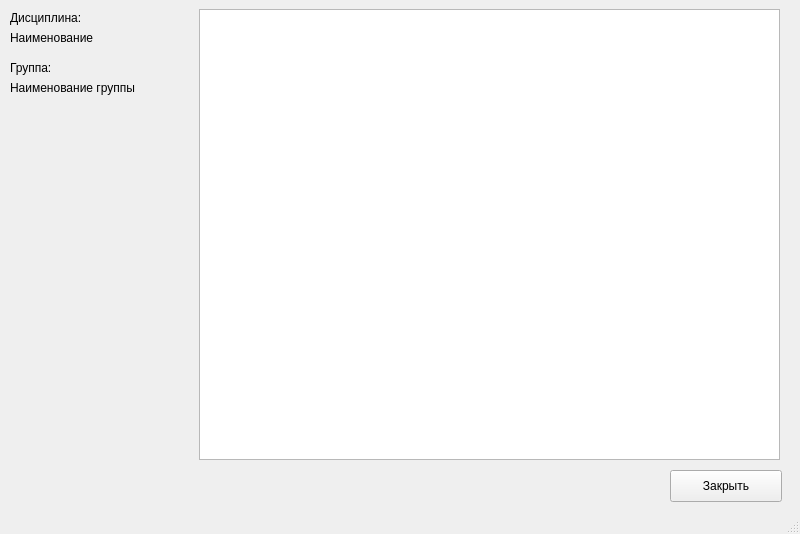
<?xml version="1.0" encoding="UTF-8"?>
<ui version="4.0">
 <class>MainWindow</class>
 <widget class="QMainWindow" name="MainWindow">
  <property name="geometry">
   <rect>
    <x>0</x>
    <y>0</y>
    <width>800</width>
    <height>534</height>
   </rect>
  </property>
  <property name="windowTitle">
   <string>Аналитика: список отстающих студентов</string>
  </property>
  <widget class="QWidget" name="centralwidget">
   <widget class="QLabel" name="label">
    <property name="geometry">
     <rect>
      <x>10</x>
      <y>10</y>
      <width>141</width>
      <height>16</height>
     </rect>
    </property>
    <property name="text">
     <string>Дисциплина:</string>
    </property>
   </widget>
   <widget class="QLabel" name="label_2">
    <property name="geometry">
     <rect>
      <x>10</x>
      <y>30</y>
      <width>131</width>
      <height>16</height>
     </rect>
    </property>
    <property name="text">
     <string>Наименование</string>
    </property>
   </widget>
   <widget class="QLabel" name="label_3">
    <property name="geometry">
     <rect>
      <x>10</x>
      <y>60</y>
      <width>58</width>
      <height>16</height>
     </rect>
    </property>
    <property name="text">
     <string>Группа:</string>
    </property>
   </widget>
   <widget class="QLabel" name="label_4">
    <property name="geometry">
     <rect>
      <x>10</x>
      <y>80</y>
      <width>151</width>
      <height>16</height>
     </rect>
    </property>
    <property name="text">
     <string>Наименование группы</string>
    </property>
   </widget>
   <widget class="QScrollArea" name="scrollArea">
    <property name="geometry">
     <rect>
      <x>199</x>
      <y>9</y>
      <width>581</width>
      <height>451</height>
     </rect>
    </property>
    <property name="widgetResizable">
     <bool>true</bool>
    </property>
    <widget class="QWidget" name="scrollAreaWidgetContents">
     <property name="geometry">
      <rect>
       <x>0</x>
       <y>0</y>
       <width>579</width>
       <height>449</height>
      </rect>
     </property>
     <widget class="QListWidget" name="listWidget">
      <property name="geometry">
       <rect>
        <x>-5</x>
        <y>-9</y>
        <width>591</width>
        <height>461</height>
       </rect>
      </property>
     </widget>
    </widget>
   </widget>
   <widget class="QPushButton" name="pushButton">
    <property name="geometry">
     <rect>
      <x>670</x>
      <y>470</y>
      <width>112</width>
      <height>32</height>
     </rect>
    </property>
    <property name="text">
     <string>Закрыть</string>
    </property>
   </widget>
  </widget>
  <widget class="QStatusBar" name="statusbar"/>
 </widget>
 <resources/>
 <connections/>
</ui>
